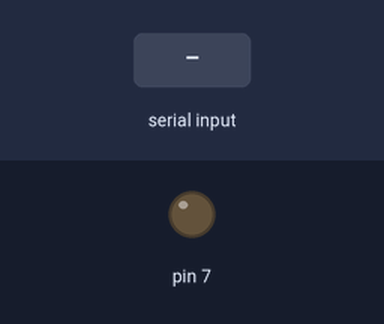
Recording of a sketch running on a simulated Arduino Uno, built with avr-gcc and run on an emulated ATmega328P. On the bench: output pins drawn as LEDs (lit = HIGH). Inputs (shaded band) come from the test bench.

Above: at 1.2 s.
1.3 s: "1\n" received over Serial
At 2.5 s:
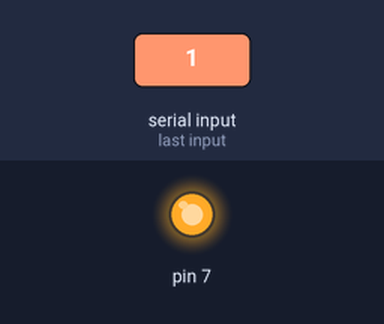
2.8 s: "0\n" received over Serial
At 3.7 s:
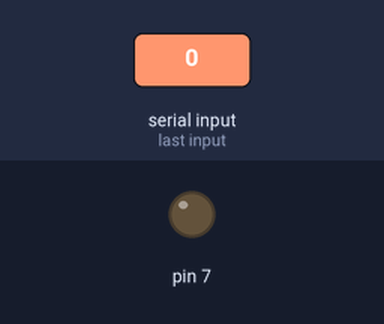
Timing chart, 0 to 5.8 s (numbered marks = the images above; inputs shaded):
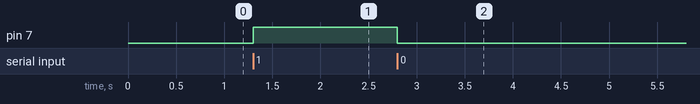

Measured:
- after the input at 1.3 s, pin 7: LOW → HIGH at once
- after the input at 2.8 s, pin 7: HIGH → LOW at once

The sketch:

arduino_recibir_serial.ino
```cpp
char state;
char read_serial(void);
void setup() {
  Serial.begin(9600);
  pinMode(7,OUTPUT);
}

void loop() {

  state = read_serial();
  switch(state){
    case '0':
      digitalWrite(7,LOW);
      break;
    case '1':
      digitalWrite(7,HIGH);
      break;
  }
}

char read_serial(void){
  char dato;
  while(Serial.available() == 0){}
  dato = Serial.read();
  if(dato == '\n'){}
  else{
    return dato;
  }
}
```
